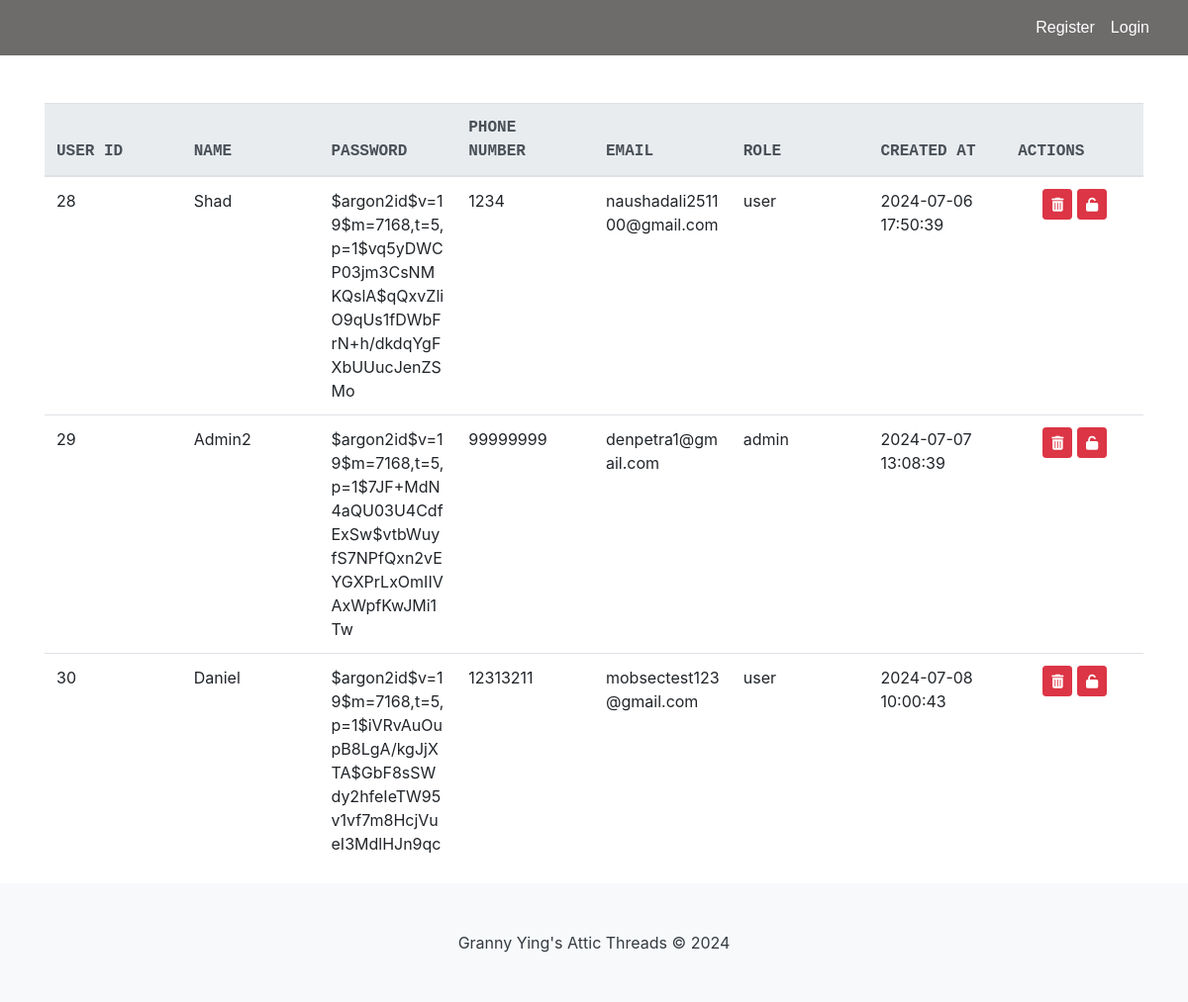
Page /list on the committed database.
### tables this page shows
CREATE TABLE "Users" (
	"user_id"	INTEGER NOT NULL,
	"name"	VARCHAR(45) NOT NULL,
	"password"	VARCHAR(45) NOT NULL,
	"phoneNum"	VARCHAR(45) NOT NULL,
	"email"	VARCHAR(45) NOT NULL UNIQUE,
	"role"	VARCHAR(10) NOT NULL,
	"created_at"	DATETIME,
	"login_attempts"	INTEGER,
	"is_verified"	INTEGER NOT NULL DEFAULT 0,
	PRIMARY KEY("user_id" AUTOINCREMENT)
);

### app.py (the view)
@app.route("/list")
def list():
    con = sqlite3.connect("database.db")
    con.row_factory = sqlite3.Row
    cur = con.cursor()
    cur.execute("SELECT user_id, * FROM Users")
    rows = cur.fetchall()
    con.close()
    return render_template("list.html", rows=rows)

### app.py (called while the page is built)
@app.before_request
def make_session_permanent():
    session.permanent = True
    app.permanent_session_lifetime = timedelta(minutes=15)
    session.modified = True

### templates/list.html (shortened to what this page needs)
<!DOCTYPE html>
<html lang="en">
{% include "header.html" %}
<head>
    {% include "navbar.html" %}
    <link rel="stylesheet" href="https://stackpath.bootstrapcdn.com/bootstrap/4.3.1/css/bootstrap.min.css">
</head>
<body>
    <div class="container mt-5">
        <div class="table-container">
            <table class="table table-hover">
                <thead class="thead-light">
                    <tr>
                        <th>User ID</th>
                        <th>Name</th>
                        <th>Password</th>
                        <th>Phone Number</th>
                        <th>Email</th>
                        <th>Role</th>
                        <th>Created At</th>
                        <th>Actions</th>
                    </tr>
                </thead>
                <tbody>
                    {% for row in rows %}
                    <tr>
                        <td>{{ row["user_id"] }}</td>
                        <td>{{ row["name"] }}</td>
                        <td>{{ row["password"] }}</td>
                        <td>{{ row["phoneNum"] }}</td>
                        <td>{{ row["email"] }}</td>
                        <td>{{ row["role"] }}</td>
                        <td>{{ row["created_at"] }}</td>
                        <td class="text-center">
                            <form onsubmit="return confirm('Are you sure you want to DELETE this User from the Database?');"
                                action="{{ url_for('delete') }}" method="POST" class="d-inline">
                                <button type="submit" class="btn btn-danger btn-sm"><i class="fas fa-trash-alt"></i></button>
                            </form>
                            <form onsubmit="return confirm('Unlock This Users Account?');"
                                action="{{ url_for('unlock') }}" method="POST" class="d-inline">
                                <button type="submit" class="btn btn-danger btn-sm"><i class="fas fa-unlock"></i></button>
                            </form>
                        </td>
                    </tr>
                    {% endfor %}
                </tbody>
            </table>
        </div>
    </div>
    {% include "footer.html" %}
</body>
</html>

### static/css/site.css (style rules this page uses)
html, body { height: 100%; margin: 0; padding: 0; }
body { display: flex; flex-direction: column; }

### templates/list.html (style rules this page uses)
th { font-family: monospace; text-transform: uppercase; }
.table-container { overflow-x: auto; }
.table { width: 100%; table-layout: fixed; }
.table th, .table td { word-wrap: break-word; }

### rows in the picture
Users: user_id "28", name "Shad", password "$argon2id$v=19$m=7168,t=5,p=1$vq5yDWCP03jm3CsNMKQslA$qQxvZliO9qUs1fDWbFrN+h/dkdqYgFXbUUucJenZSMo", phoneNum "1234", email "naushadali251100@gmail.com", role "user", created_at "2024-07-06 17:50:39"
Users: user_id "29", name "Admin2", password "$argon2id$v=19$m=7168,t=5,p=1$7JF+MdN4aQU03U4CdfExSw$vtbWuyfS7NPfQxn2vEYGXPrLxOmIIVAxWpfKwJMi1Tw", phoneNum "99999999", email "denpetra1@gmail.com", role "admin", created_at "2024-07-07 13:08:39"
Users: user_id "30", name "Daniel", password "$argon2id$v=19$m=7168,t=5,p=1$iVRvAuOupB8LgA/kgJjXTA$GbF8sSWdy2hfeIeTW95v1vf7m8HcjVueI3MdlHJn9qc", phoneNum "12313211", email "mobsectest123@gmail.com", role "user", created_at "2024-07-08 10:00:43"
